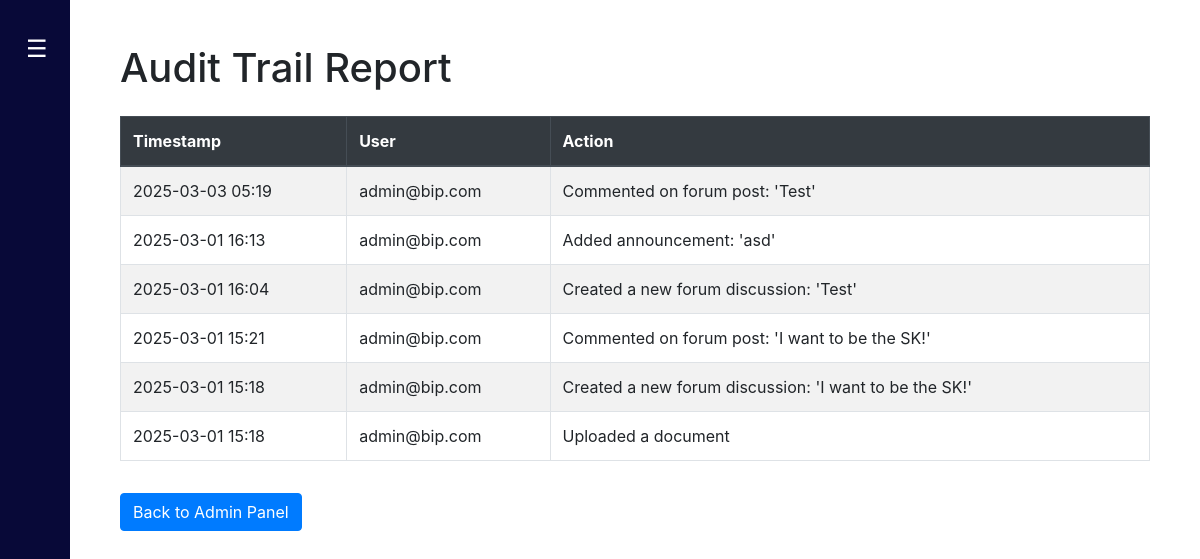
The app's page /admin/audit-report (signed in), older data.
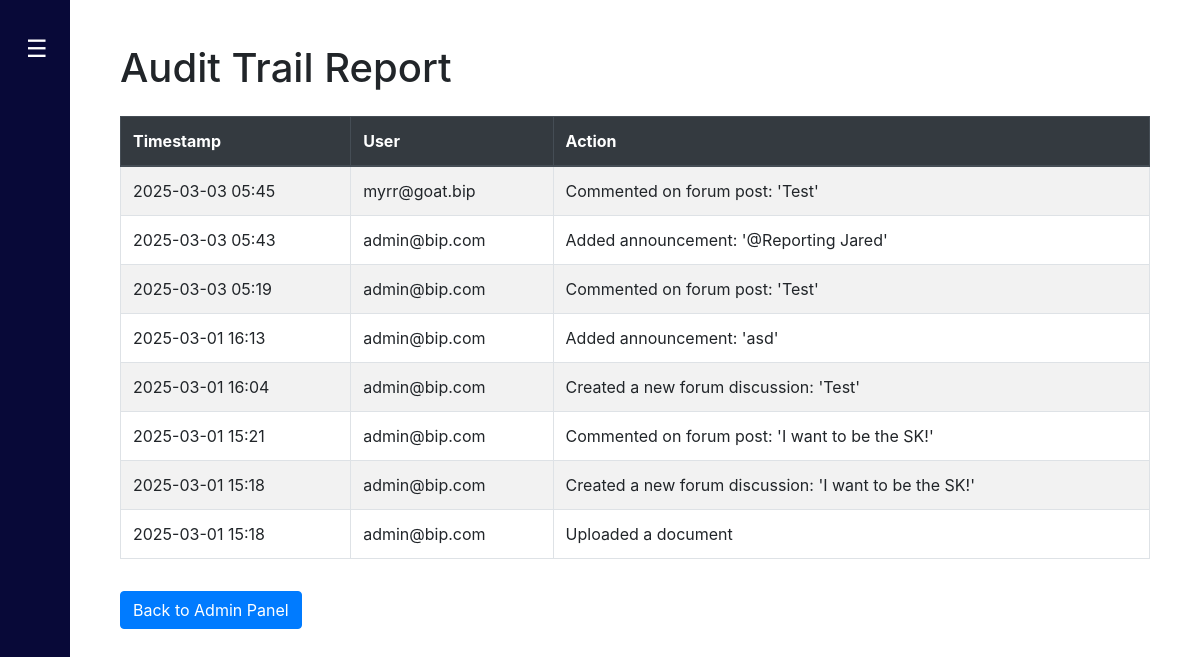
The same page, newer data.
### Website/models.py (models this page shows)
class AuditTrail(db.Model):
    id = db.Column(db.Integer, primary_key=True)
    timestamp = db.Column(db.DateTime, default=datetime.utcnow)
    user_email = db.Column(db.String(150))
    action = db.Column(db.String(500))

### Website/views.py (the view)
@views.route('/admin/audit-report')
@login_required
def audit_report():
    if not current_user.is_admin:
        flash("Access denied!", "error")
        return redirect(url_for('views.home'))
    logs = AuditTrail.query.order_by(AuditTrail.timestamp.desc()).all()
    return render_template('audit_report.html', audit_logs=logs, user=current_user)

### Website/templates/audit_report.html (shortened to what this page needs)
{% extends "base.html" %}
{% block content %}
<div class="container mt-4">
    <h1 class="mb-4">Audit Trail Report</h1>
    {% if audit_logs %}
    <table class="table table-striped table-bordered">
        <thead class="thead-dark">
            <tr>
                <th>Timestamp</th>
                <th>User</th>
                <th>Action</th>
            </tr>
        </thead>
        <tbody>
            {% for log in audit_logs %}
            <tr>
                <td>{{ log.timestamp.strftime('%Y-%m-%d %H:%M') }}</td>
                <td>{{ log.user_email }}</td>
                <td>{{ log.action }}</td>
            </tr>
            {% endfor %}
        </tbody>
    </table>
    {% else %}
    <p class="text-center text-muted">No audit logs available.</p>
    {% endif %}
    <a href="{{ url_for('views.admin_panel') }}" class="btn btn-primary mt-3">Back to Admin Panel</a>
</div>
{% endblock %}

### Website/templates/base.html (shortened to what this page needs)
<!DOCTYPE html>
<html>
  <head>
    <link
      rel="stylesheet"
      href="https://stackpath.bootstrapcdn.com/bootstrap/4.4.1/css/bootstrap.min.css"
    />
    <link
      rel="stylesheet"
      href="https://stackpath.bootstrapcdn.com/font-awesome/4.7.0/css/font-awesome.min.css"
    />
    <link rel="stylesheet" href="https://cdn.jsdelivr.net/npm/bootstrap-icons@1.11.3/font/bootstrap-icons.min.css">
  </head>
  <body>
    <div class="sidebar" id="sidebar">
      <nav class="navbar">
        <button class="toggle-btn" id="toggle-btn">☰</button>
      </nav>
    </div>
    <div class="content" id="content">
      <div class="container">{% block content %} {% endblock %}</div>
    </div>
  </body>
</html>

### Website/templates/base.html (style rules this page uses)
body { display: flex; min-height: 100vh; overflow-x: hidden; }
.sidebar { width: 70px; background-color: rgb(8, 9, 56); padding-top: 20px; height: 100vh; position: fixed; transition: width 0.3s ease-in-out; display: flex; flex-direction: column; overflow: hidden; z-index: 1000; }
.navbar { background-color:rgb(8, 9, 56); width: 100%; padding: 10px; display: flex; align-items: center; }
.toggle-btn { background: none; border: none; color: white; font-size: 24px; cursor: pointer; margin-left: 10px; outline: none; }
.content { margin-left: 70px; padding: 20px; width: 100%; transition: margin-left 0.3s ease-in-out; }

Row changes from the older to the newer data that the page shows:
added AuditTrail: timestamp "2025-03-03 05:45", user_email "myrr@goat.bip", action "Commented on forum post: 'Test'"
added AuditTrail: timestamp "2025-03-03 05:43", user_email "admin@bip.com", action "Added announcement: '@Reporting Jared'"
